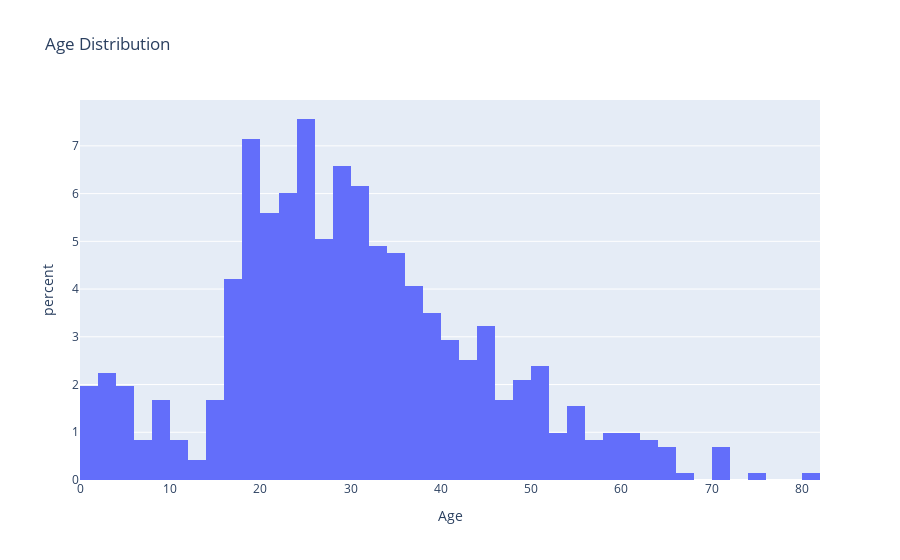

Notebook code cell kept with this figure:
### Markdown cell above
#Age distribution

### Code cell
fig = px.histogram(data, x=data['Age'],histnorm='percent', title="Age Distribution")
fig

### Figure 1 — Plotly figure (JSON) as saved in the notebook; plotly's stock layout.template omitted (floating-point values rounded to 4 significant figures; data arrays with more than 128 entries replaced by an {"elided": "..."} marker saying what was removed)
{"data": [{"alignmentgroup": "True", "bingroup": "x", "histnorm": "percent", "hovertemplate": "Age=%{x}<br>percent=%{y}<extra></extra>", "legendgroup": "", "marker": {"color": "#636efa"}, "name": "", "offsetgroup": "", "orientation": "v", "showlegend": false, "type": "histogram", "x": {"elided": "891 float values"}, "xaxis": "x", "yaxis": "y"}], "layout": {"barmode": "relative", "legend": {"tracegroupgap": 0}, "title": {"text": "Age Distribution"}, "xaxis": {"anchor": "y", "domain": [0, 1], "title": {"text": "Age"}}, "yaxis": {"anchor": "x", "domain": [0, 1], "title": {"text": "percent"}}}}
